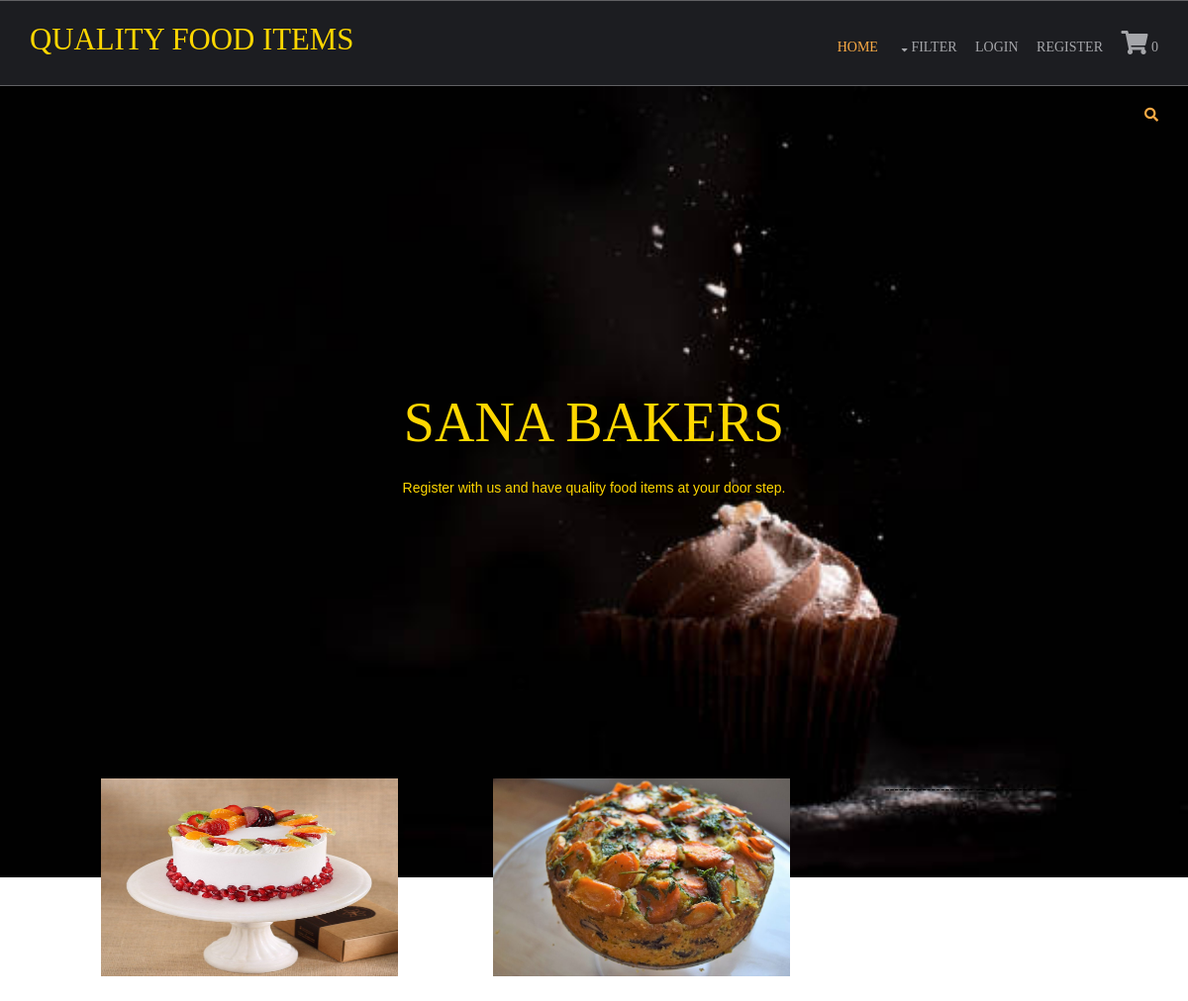
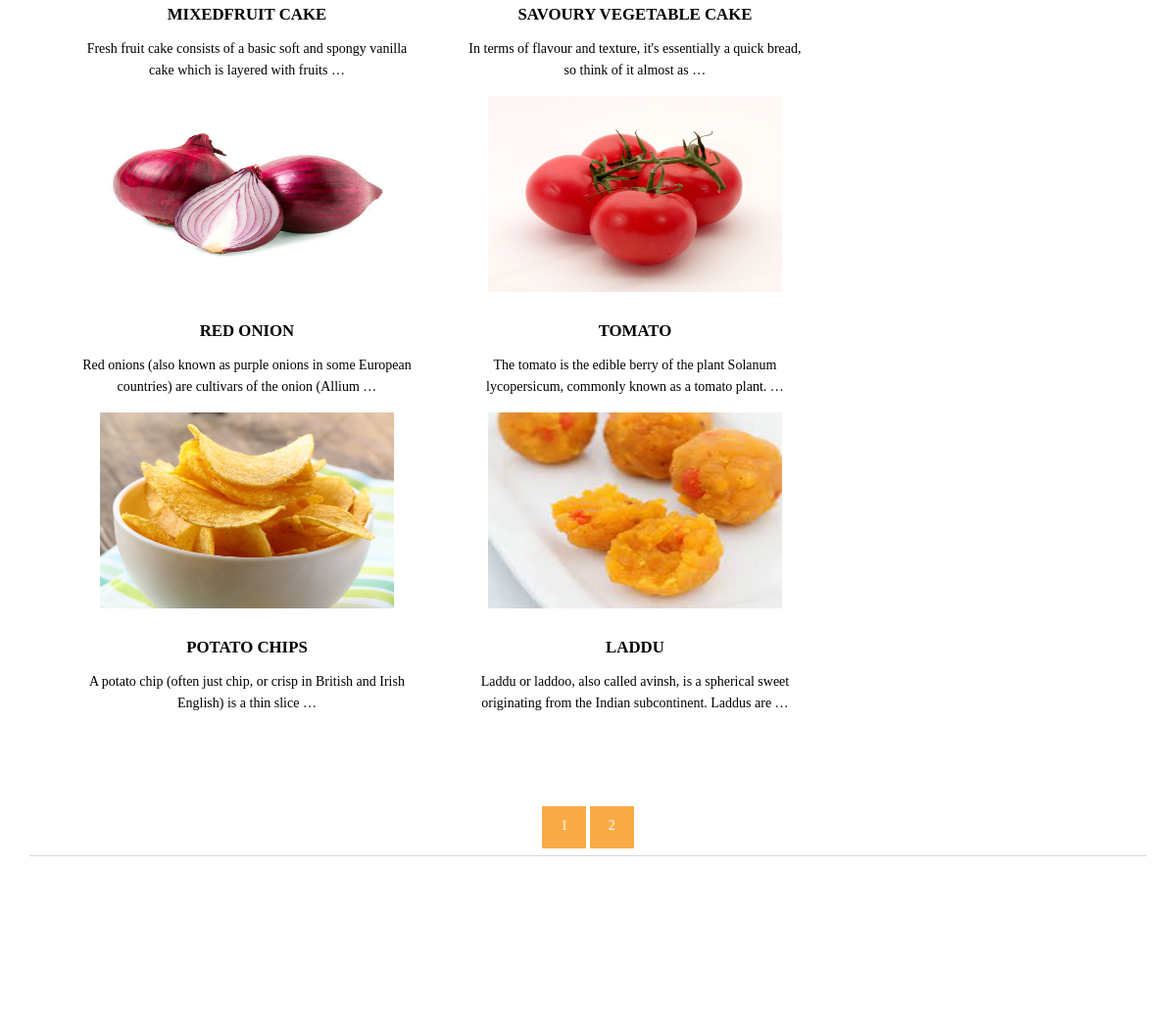
The page / on the database its author committed (2 pictures, top to bottom).
### shop/models.py (models this page shows, shortened)
class products(models.Model):
    name = models.CharField(max_length=250, unique=True)
    slug = models.SlugField(max_length=250, unique=True)
    img = models.ImageField(upload_to='product')
    desc = models.TextField()
    available = models.BooleanField(default=True)
    stock = models.IntegerField()
    price = models.IntegerField()
    category = models.ForeignKey(categ,on_delete=models.CASCADE)
    def get_url(self):
        return reverse('details', args=[self.category.slug,self.slug])

### shop/views.py (the view)
# urls.py: 2. Add a URL to urlpatterns:  path('', views.home, name='home')
def home(request,c_slug=None):
    if c_slug!=None:
        c_slug=get_object_or_404(categ,slug=c_slug)
        prodt=products.objects.filter(category=c_slug,available=True)
    else:
        prodt = products.objects.all().filter(available=True)
    cat = categ.objects.all()
    paginator = Paginator(prodt,6)
    try:
        page = int(request.GET.get('page','1'))
    except():
        page = 1
    try:
        pro = paginator.page(page)
    except(EmptyPage,InvalidPage):
        pro = paginator.page(paginator.num_pages)
    return render(request,'index.html',{'pr':prodt,'ct':cat,'pg':pro})

### cart/context_processor.py (called while the page is built)
def count(request):
    item_count=0
    if 'admin' in request.path:
        return{}
    else:
        try:
            ct = cartlist.objects.filter(cart_id=c_id(request))
            cti = items.objects.all().filter(cart=ct[:1])
            for c in cti:
                item_count+=c.quan
        except cartlist.DoesNotExist:
            item_count=0
        return dict(itc=item_count)

### cart/views.py (called while the page is built)
def c_id(request):
    ct_id = request.session.session_key
    if not ct_id:
        ct_id = request.session.create()
    return ct_id

### shop/models.py (called while the page is built)
    def get_url(self):
        return reverse('prod_cat', args=[self.slug])

### templates/index.html (shortened to what this page needs)
{% extends 'base.html' %}
{% load static %}
{% block content %}
<html lang="">
<head>
<link href="{% static 'hm/layout/styles/layout.css' %}" rel="stylesheet" type="text/css" media="all">
</head>
<body id="top">
<div class="abcd" style="background-image:url({% static 'hm/images/demo/backgrounds/bg.jpg' %});">
<div class="wrapper row0">
    <div id="topbar" class="hoc clear">
      <div class="fl_right">
        <ul class="nospace">
          <li id="searchform">
          </li>
        </ul>
      </div>
    </div>
  </div>
  <div id="pageintro" class="hoc clear" style="color:gold;">
    <article>
      <footer>
        <h3 class="heading">SANA BAKERS</h3>
        <p>Register with us and have quality food items at your door step.</p>
      </footer>
    </article>
  </div>
</div>
<div class="wrapper row3" style="color:black;font-family:times new roman;">
  <main class="hoc container clear" >
    <section id="introblocks">
      <ul class="nospace group btmspace-80">
    -------------------
        {% for i in pg.object_list %}
        <li class="one_third">
          <figure><a class="imgover" href="{{i.get_url}}"><img src="{{i.img.url}}" alt="" style="height:200;width:300;"></a>
            <figcaption>
              <h6 class="heading">{{i.name}}</h6>
              <p>{{i.desc|truncatewords:17}}</p>
            </figcaption>
          </figure>
        </li>
        {% endfor %}
        ------------------------
      </ul>
    </section>
    <center>
  {% for p in pg.paginator.page_range %}
  <a href="?page={{p}}" class="btn btn-light btn-sm {% if pg.number == p %} active {% endif %}">{{p}}</a>
  {% endfor %}
    </center>
    <hr class="btmspace-80">
  </main>
</div>
</body>
</html>
{% endblock %}

### templates/base.html (shortened to what this page needs)
{% load static %}
<html lang="">
<head>
<link href="{% static 'hm/layout/styles/layout.css' %}" rel="stylesheet" type="text/css" media="all">
</head>
<body id="top">
  <div class="wrapper row1">
    <header id="header" class="hoc clear">
      <div id="logo" class="fl_left">
        <h1 style="color:gold;font-family:times-new-roman;" ><a href="/">quality food items</a></h1>
      </div>
      <nav id="mainav" class="fl_right">
        <ul class="clear" style="font-family:times-new-roman">
          <li class="active"><a href="/">Home</a></li>
          <li><a class="drop" >Filter</a>
          </li>
          {% if user.is_authenticated %}
          <li>Hai {{user.username}}</li>
          <li><a href="{% url 'Logout' %}">Logout</a></li>
          {% else %}
          <li><a href="{% url 'Login' %}">Login</a></li>
          <li><a href="{% url 'Register' %}">Register</a></li>
          {% endif %}
          <li><a href="{% url 'cartDetails' %}"><i class="fa fa-shopping-cart" style="font-size:24px"></i> {{itc}}</a></li>
        </ul>
      </nav>
    </header>
  </div>
{% block content %}
{% endblock %}
</body>
</html>

### static/hm/layout/styles/layout.css (style rules this page uses)
.row1 { border:solid; border-width:1px 0; }
#topbar { padding:20px 0; font-size:.8rem; text-transform:uppercase; }
#topbar ul li { display:inline-block; margin-right:15px; }
#topbar ul li:last-child { margin-right:0; padding-right:0; border-right:none; }
#topbar #searchform { position:relative; line-height:1; z-index:9999; }
#topbar #searchform::after { display:block; height:18px; line-height:18px; padding:0; font-family:"Font Awesome\ 5 Free"; font-weight:900; font-size:1rem; content:"\f002"; }
#topbar #searchform ::placeholder { text-transform:capitalize; }
#header #logo { margin:22px 0 0 0; }
#header #logo h1 { margin:0; padding:0; font-size:2.2rem; text-transform:uppercase; }
#pageintro { padding:200px 0 300px; }
#pageintro article, #pageintro article p { display:block; max-width:75%; margin:0 auto; text-align:center; }
#pageintro article p { max-width:65%; line-height:2rem; }
#pageintro .heading { margin-bottom:20px; font-size:4rem; }
#pageintro footer { margin-top:50px; }
.container { padding:80px 0; }
#introblocks { display:block; position:relative; margin:-180px 0 0 0; z-index:1; text-align:center; }
#introblocks figure figcaption { display:block; padding:30px 0 0 0; text-align:center; }
#introblocks figure figcaption .heading { font-size:1.2rem; font-weight:700; margin-bottom:0; }
*, *::before, *::after { transition:all .3s ease-in-out; }
nav ul, nav ol { margin:0; padding:0; list-style:none; }
#mainav, #breadcrumb, .sidebar nav { line-height:normal; }
#mainav .drop::after, #mainav li li .drop::after, #breadcrumb li a::after, .sidebar nav a::after { position:absolute; font-family:"Font Awesome\ 5 Free"; font-weight:900; font-size:10px; line-height:10px; }
#mainav ul { text-transform:uppercase; }
#mainav li { display:inline-block; position:relative; margin:0 15px 0 0; padding:0; }
#mainav li:last-child { margin-right:0; }
#mainav li a { display:block; padding:30px 0; }
#mainav .drop { padding-left:15px; }
#mainav .drop::after, #mainav li li .drop::after { content:"\f0d7"; }
#mainav .drop::after { top:35px; left:5px; }
body { color:#A5A6AA; background-color:#1C1D21; }
a { color:#FBAB45; }
hr, .borderedbox { border-color:#D7D7D7; }
.btn, .btn.inverse:hover { color:#FFFFFF; background-color:#FBAB45; border-color:#FBAB45; }
.imgover, .imgover:hover::after { color:#FFFFFF; }
.row1 { border-color:rgba(255,255,255,.3); }
.row3 { color:#474747; background-color:#FFFFFF; }
#topbar #searchform { color:#FBAB45; }
#header #logo h1 a { color:inherit; }
#pageintro { color:#FFFFFF; }
#mainav li a { color:inherit; }
#mainav .active a, #mainav a:hover, #mainav li:hover > a { color:#FBAB45; background-color:inherit; }
@media screen and (min-width:1140px) { .hoc { max-width:1140px; } }

### templates/base.html (style rules this page uses)
.abcd { height:100%; background-position:center; background-repeat:no-repeat; background-size:cover; }

### templates/index.html (style rules this page uses)
.abcd { height:100%; background-position:center; background-repeat:no-repeat; background-size:cover; }

### rows shown on the page
products: img (picture), name "MIXEDFRUIT CAKE", desc "Fresh fruit cake consists of a basic soft and spongy vanilla cake which is layered with fruits …"
products: img (picture), name "SAVOURY VEGETABLE CAKE", desc "In terms of flavour and texture, it's essentially a quick bread, so think of it almost as …"
products: img (picture), name "RED ONION", desc "Red onions (also known as purple onions in some European countries) are cultivars of the onion (Allium …"
products: img (picture), name "TOMATO", desc "The tomato is the edible berry of the plant Solanum lycopersicum, commonly known as a tomato plant. …"
products: img (picture), name "POTATO CHIPS", desc "A potato chip (often just chip, or crisp in British and Irish English) is a thin slice …"
products: img (picture), name "LADDU", desc "Laddu or laddoo, also called avinsh, is a spherical sweet originating from the Indian subcontinent. Laddus are …"

### other values the page prints
{{ itc }} "0"
{{ p }} "1" "2"
